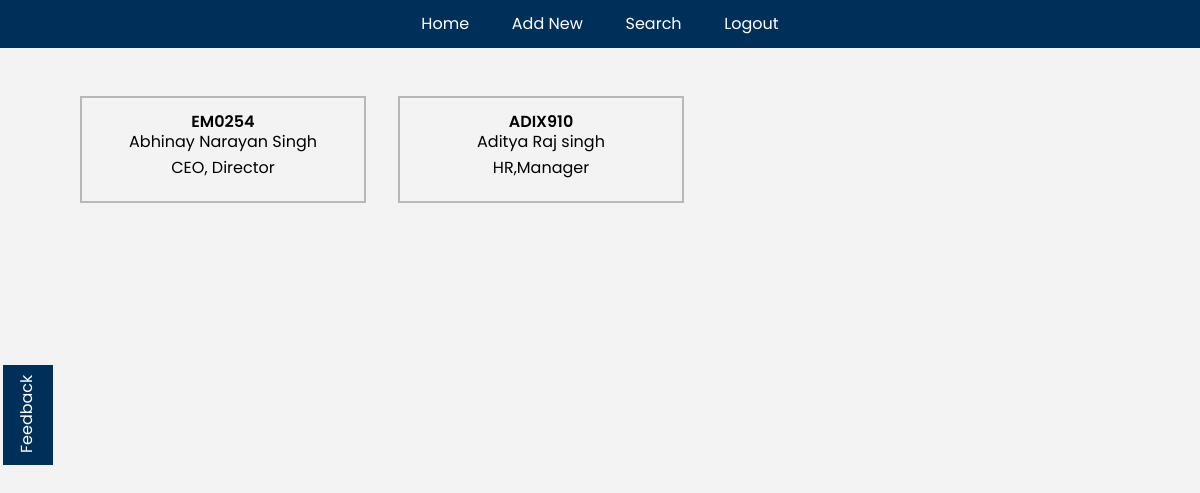
The page /pages/record.php (signed in) on the database its author committed.
### tables this page shows
CREATE TABLE `archive` (
  `ID` int(11) NOT NULL,
  `empId` varchar(255) NOT NULL,
  `empName` varchar(255) NOT NULL,
  `designation` varchar(255) NOT NULL,
  `department` varchar(255) NOT NULL,
  `contact` varchar(255) NOT NULL,
  `eMail` varchar(255) NOT NULL,
  `currentAddress` varchar(255) NOT NULL,
  `dateOfBirth` date NOT NULL,
  `gender` varchar(11) NOT NULL,
  `maritalStatus` varchar(255) NOT NULL,
  `familyMember` varchar(255) NOT NULL,
  `permanentAddress` varchar(255) NOT NULL,
  `emContactPerson` varchar(255) NOT NULL,
  `emRelation` varchar(255) NOT NULL,
  `emContact` varchar(255) NOT NULL
);

### pages/record.php (the view, shortened to what this page needs)
<!DOCTYPE html>
<html lang="en">
<head>
    <link rel="stylesheet" href="../CSS/reset.css">
    <link rel="stylesheet" href="../CSS/utility.css">
    <link rel="stylesheet" href="../CSS/style.css">
</head>
<body>
    <nav>
        <ul class="flexC nav">
            <li><a href="./record.php">Home</a></li>
            <li><a href="./addnew.php">Add New</a></li>
            <li><a href="./search.php">Search</a></li>
            <li><a href="./logout.php">Logout</a></li>
        </ul>
    </nav>
    <main class="record flexW">
        <?php
        $query = "SELECT * FROM archive";
        $result = mysqli_query($GLOBALS["conn"], $query);
        while ($row = mysqli_fetch_array($result)) {
        ?>
            <div class="card alignTC flexCC" onclick="location.href='./archive.php?id=<?php echo $row['ID'] ?>'">
                <div class="flexCC">
                    <span><?php echo $row['empId'] ?></span>
                    <h2><?php echo $row['empName'] ?></h2>
                </div>
                <p><?php echo $row['designation'] ?></p>
            </div>
        <?php
        }
        ?>
    </main>
    <footer>
        <ul class="flexC nav">
            <li><a href="/../ems/pages/feedback.php">Feedback</a></li>
        </ul>
    </footer>
</body>
</html>

### CSS/utility.css (style rules this page uses)
main { grid-area: Main; }
footer { grid-area: Footer; }
:root { --darkBlue: #003059; --pbg: #f3f3f3; --blue: #0073ec; --fontColour: #444444; --white: #ffffff; --black: black; }
html, a, button, input { font-family: poppins; color: var(--black); font-size: 1rem; }
p { line-height: 120%; }
.flexC { display: flex; justify-content: center; align-items: center; }
.flexCC { display: flex; flex-direction: column; justify-content: center; align-items: center; }
.alignTC { text-align: center; }
.flexW { display: flex; flex-wrap: wrap; margin: auto; }

### CSS/style.css (style rules this page uses)
html { background-color: var(--pbg); }
main { margin: 0 4rem; background-color: var(--pbg); }
.record span { font-weight: 600; padding: 0 1rem .25rem; }
.record p { padding: .5rem 0; }
.card { padding: 1rem; width: 250px; margin: 1rem; border: solid 2px rgb(184, 184, 184); }
.record { margin: 0 4rem; }
nav { background-color: var(--darkBlue); margin-bottom: 2rem; }
.nav { margin-bottom: 2rem; justify-content: space-around; max-width: 400px; margin: auto; padding: 1rem 0; }
.nav li a { color: white; padding: 1rem .75rem; }
footer { position: absolute; width: 100px; height: 50px; bottom: 45%; transform: rotate(270deg); background-color: var(--darkBlue); }
@media (min-width: 768px) { footer { left: -22px; } }

### rows shown on the page
archive: empId "EM0254", empName "Abhinay Narayan Singh", designation "CEO, Director"
archive: empId "ADIX910", empName "Aditya Raj singh", designation "HR,Manager"
